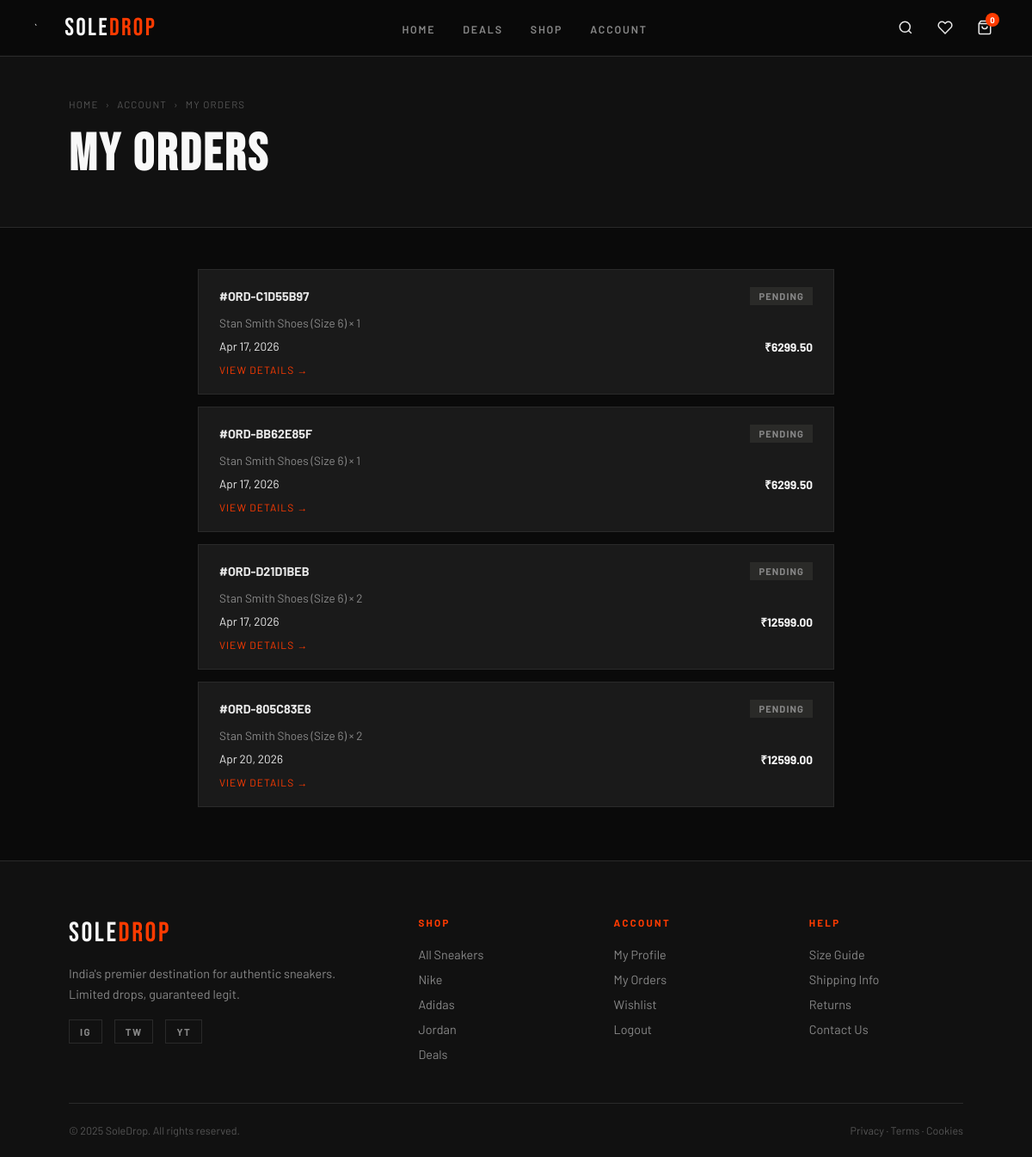
Page /orders/ (signed in) on the committed database.
### orders/models.py (models this page shows, shortened)
class Order(models.Model):
    class Status(models.TextChoices):
        PENDING = 'pending','Pending'
        SHIPPED = 'shipped','Shipped'
        CANCELLED = 'cancelled','Cancelled'
        CONFIRMED = 'confirmed','Confirmed'
        DELIVERED = 'delivered','Delivered'
    class PaymentMethod(models.TextChoices):
        COD = 'COD','Cash on Delivery'
        ONLINE = 'ONLINE','Online Payment'
    id = models.UUIDField(primary_key=True,default=uuid.uuid4,editable=False)
    order_number = models.CharField(max_length=12,unique=True,editable=False,null=True)
    user = models.ForeignKey(settings.AUTH_USER_MODEL, on_delete=models.CASCADE)
    status = models.CharField(choices=Status.choices,default='pending',max_length=10)
    payment_method = models.CharField(max_length=10,choices=PaymentMethod.choices)
    total_amount = models.DecimalField(max_digits=10, decimal_places=2, default=0)
    name = models.CharField(max_length=80)
    email = models.EmailField()
    phone = models.CharField(max_length=12)
    address_line1 = models.TextField()
    address_line2 = models.TextField(blank=True)
    city = models.CharField(max_length=30)
    state = models.CharField(max_length=20)
    pincode = models.CharField(max_length=10)
    country = models.CharField(max_length=26)
    coupon_code = models.ForeignKey(Coupon,null=True,blank=True,on_delete=models.SET_NULL)
    created_at = models.DateTimeField(auto_now_add=True,db_index=True)

class OrderItem(models.Model):
    order = models.ForeignKey(Order, on_delete=models.CASCADE,related_name='items',null=True)
    variant = models.ForeignKey(Variant, on_delete=models.SET_NULL,related_name='order_items',null=True)
    quantity = models.PositiveIntegerField()
    price_at_purchase = models.DecimalField(decimal_places=2,max_digits=10)

### products/models.py (models this page shows, shortened)
class Variant(models.Model):
    product = models.ForeignKey(Product,on_delete=models.CASCADE,related_name='available_variants')
    size = models.ForeignKey(ProductSize,on_delete=models.CASCADE,related_name='variant')
    stock = models.PositiveIntegerField(default=0)
    class Meta:
        unique_together = ('product', 'size')
        ordering = ['product', 'size']

class Product(models.Model):
    def generate_slug(self):
        return f'{self.category.name.lower()}-{self.name.lower()}'.replace(' ', '-')
    BADGE_CHOICES = [
    ('',     'None'),
    ('new',  'New'),
    ('sale', 'Sale'),
    ('hot',  'Hot'),
]
    name = models.CharField(max_length=255)
    slug = AutoSlugField(populate_from=generate_slug, unique=True)
    description = models.TextField()
    category = models.ForeignKey(Category, on_delete=models.SET_NULL, related_name='products', null=True)
    image = models.ImageField(upload_to='product_images/', blank=True, null=True)
    stock = models.PositiveIntegerField(default=0)
    old_price = models.DecimalField(max_digits=10, decimal_places=2)
    new_price = models.DecimalField(max_digits=10, decimal_places=2)
    badge = models.CharField(max_length=20, choices=BADGE_CHOICES, default='',blank=True)
    created_at = models.DateTimeField(auto_now_add=True)
    updated_at = models.DateTimeField(auto_now=True)
    is_active = models.BooleanField(default=True)
    is_featured = models.BooleanField(default=False)
    class Meta:
        ordering = ['-created_at']

class ProductSize(models.Model):
    class Sizes(models.TextChoices):
        six = '6', '6'
        six_half = '6.5', '6.5'
        seven = '7', '7'
        seven_half = '7.5', '7.5'
        eight = '8', '8'
        eight_half = '8.5', '8.5'
        nine = '9', '9'
    product = models.ForeignKey(Product, on_delete=models.SET_NULL, related_name='available_sizes',null=True)
    value = models.CharField(max_length=20, choices=Sizes.choices)
    class Meta:
        ordering = ['value']
        unique_together = ('product', 'value')

### orders/views.py (the view)
# urls.py: path('', views.order_list, name='order_list'),
def order_list(request):
    orders=Order.objects.filter(user=request.user)
    return render(request,'order_list.html',{'orders':orders})

### context_processors.py (called while the page is built)
def cart_data(request):
    cart = Cart.objects.filter(user=request.user.id).first() if request.user.is_authenticated else None
    if cart:
        cart_count = cart.items.count()
        cart_items = cart.items.all()
        cart_total = cart.total_price
    else:
        cart_count = 0
        cart_items = []
        cart_total = 0
    return {
        'cart_count': cart_count,
        'cart_items':cart_items,
        'cart_total': cart_total,
    }

### templates/order_list.html (shortened to what this page needs)
{% extends "base.html" %}
{% load static %}
{% block content %}
<div class="page-hero">
  <div class="breadcrumb"><a href="{% url 'products:home' %}">Home</a><span>›</span><a href="{% url 'accounts:profile' %}">Account</a><span>›</span><span>My Orders</span></div>
  <h1 class="page-hero-title">My Orders</h1>
</div>
<div style="max-width:900px;margin:0 auto;padding:48px 80px">
  {% for order in orders %}
    <div class="order-card">
      <div class="order-head">
        <span class="order-id">#{{ order.order_number }}</span>
        <span class="order-status status-{{ order.status }}">{{ order.get_status_display }}</span>
      </div>
      <p class="order-items">
        {% for item in order.items.all %}
          {{ item.variant.product.name }} (Size {{ item.variant.size.value }}) × {{ item.quantity }}{% if not forloop.last %}, {% endif %}
        {% endfor %}
      </p>
      <div class="order-footer">
        <span>{{ order.created_at|date:"M j, Y" }}</span>
        <span class="order-total">₹{{ order.total_amount }}</span>
      </div>
      <a href="{% url 'orders:order_detail' order.id %}" style="font-size:.75rem;color:var(--accent);display:inline-block;margin-top:10px;letter-spacing:.08em;text-transform:uppercase">View Details →</a>
    </div>
  {% endfor %}
</div>
{% endblock %}

### static/css/main.css (style rules this page uses)
*, *::before, *::after { box-sizing: border-box; margin: 0; padding: 0; }
:root { --black: #0A0A0A; --off-black: #111; --dark: #1A1A1A; --gray: #2A2A2A; --mid: #555; --light: #888; --border: #2A2A2A; --white: #F8F8F8; --accent: #FF3B00; --accent2: #FFD600; --green: #00E676; --text: #E8E8E8; }
html { scroll-behavior: smooth; }
body { font-family: 'Barlow', sans-serif; background: var(--black); color: var(--text); overflow-x: hidden; }
a { text-decoration: none; color: inherit; }
.page-hero { background: var(--off-black); border-bottom: 1px solid var(--border); padding: 48px 80px; }
.breadcrumb { font-size: .72rem; letter-spacing: .1em; text-transform: uppercase; color: var(--mid); margin-bottom: 16px; display: flex; gap: 8px; }
.breadcrumb a { color: var(--mid); transition: color .2s; }
.page-hero-title { font-family: 'Bebas Neue', sans-serif; font-size: clamp(2.5rem, 5vw, 4rem); color: var(--white); letter-spacing: .05em; }
.order-card { background: var(--dark); border: 1px solid var(--border); padding: 20px 24px; margin-bottom: 14px; transition: border-color .2s; }
.order-head { display: flex; justify-content: space-between; align-items: center; margin-bottom: 12px; flex-wrap: wrap; gap: 8px; }
.order-id { font-weight: 700; font-size: .9rem; }
.order-status { font-size: .7rem; font-weight: 700; letter-spacing: .1em; text-transform: uppercase; padding: 4px 10px; }
.status-pending { background: rgba(136,132,121,.15); color: var(--light); }
.order-items { font-size: .85rem; color: var(--light); margin-bottom: 10px; }
.order-footer { display: flex; justify-content: space-between; font-size: .85rem; }
.order-total { font-weight: 700; color: var(--white); }

### rows in the picture
Order: order_number "ORD-C1D55B97", status "PENDING", created_at "Apr 17, 2026", total_amount "6299.50"
OrderItem: variant.product.name "Stan Smith Shoes", variant.size.value "6", quantity "1"
Order: order_number "ORD-BB62E85F", status "PENDING", created_at "Apr 17, 2026", total_amount "6299.50"
OrderItem: variant.product.name "Stan Smith Shoes", variant.size.value "6", quantity "1"
Order: order_number "ORD-D21D1BEB", status "PENDING", created_at "Apr 17, 2026", total_amount "12599.00"
OrderItem: variant.product.name "Stan Smith Shoes", variant.size.value "6", quantity "2"
Order: order_number "ORD-805C83E6", status "PENDING", created_at "Apr 20, 2026", total_amount "12599.00"
OrderItem: variant.product.name "Stan Smith Shoes", variant.size.value "6", quantity "2"

### other values in the picture
{{ cart_count|default:0 }} "0"
